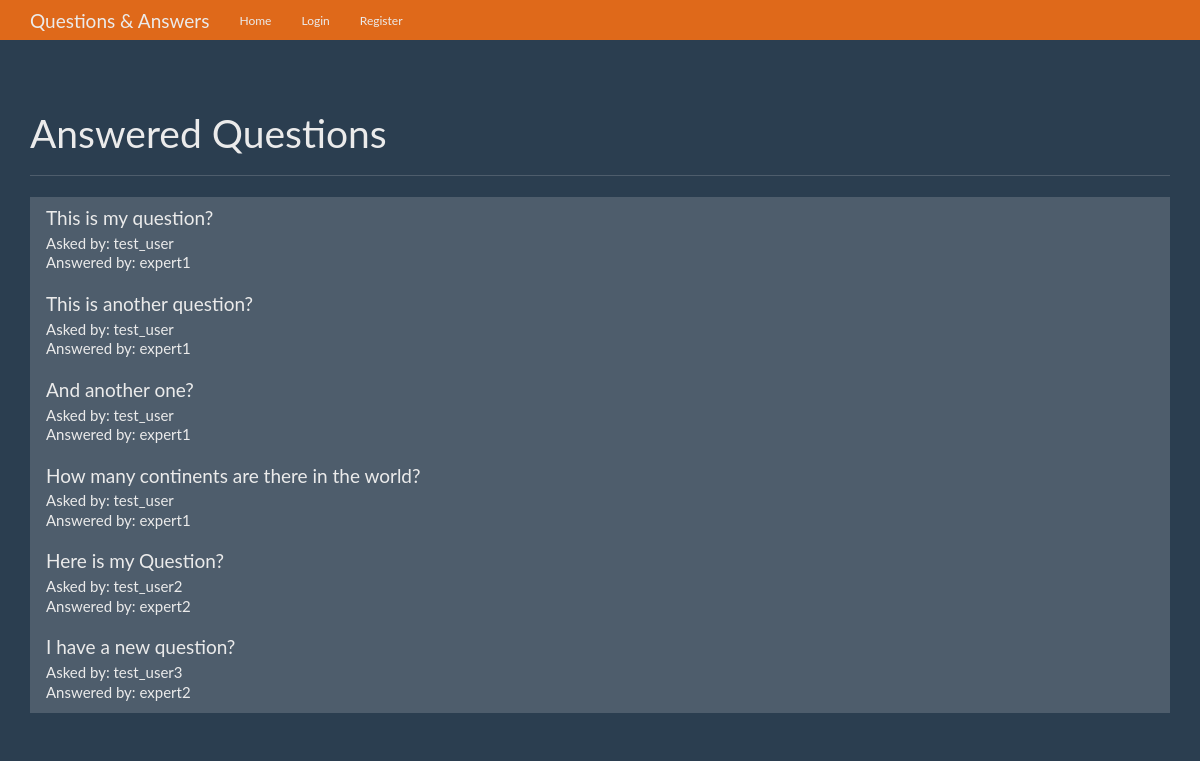
The page / on the database its author committed.
### tables this page shows
CREATE TABLE questions (
    id INTEGER PRIMARY KEY AUTOINCREMENT,
    question_text TEXT NOT NULL,
    answer_text TEXT,
    asked_by_id INTEGER NOT NULL,
    expert_id INTEGER NOT NULL
);

CREATE TABLE users (
    id INTEGER PRIMARY KEY AUTOINCREMENT,
    name TEXT NOT NULL,
    password TEXT NOT NULL,
    expert BOOLEAN NOT NULL,
    admin BOOLEAN NOT NULL
);

### app.py (the view)
@app.route('/')
def index():
    user = get_current_user()
    db = get_db()
    questions_cur = db.execute('SELECT questions.id AS question_id, questions.question_text, askers.name AS asker_name, experts.name AS expert_name FROM questions JOIN users AS askers ON askers.id = questions.asked_by_id JOIN users AS experts ON experts.id = questions.expert_id WHERE questions.answer_text IS NOT NULL')
    questions_result = questions_cur.fetchall()
    return render_template('home.html', user=user, questions=questions_result)

### app.py (called while the page is built)
def get_current_user():
    user_result = None
    if 'user' in session:
        user = session['user']
        db = get_db()
        user_query = db.execute('SELECT id, name, password, expert, admin FROM users WHERE name = ?', [user])
        user_result = user_query.fetchone()
    return user_result

### database.py (called while the page is built)
def connect_db():
    sql = sqlite3.connect('questions.db')
    sql.row_factory = sqlite3.Row
    return sql

def get_db():
    if not hasattr(g, 'sqlite_db'):
        g.sqlite_db = connect_db()
    return g.sqlite_db

### templates/home.html (shortened to what this page needs)
{% extends 'base.html' %}
{% from 'show_links.html' import show_links %}
{% block nav %}
{{ show_links(user) }}
{% endblock nav %}
{% block body %}
      <div class="page-header">
        <h1>Answered Questions</h1>
      </div>
      <div class="row">
        <div class="col-lg-12">
          <div class="list-group">
            {% for question in questions %}
            <a href="{{ url_for('question', question_id=question['question_id']) }}" class="list-group-item">
              <h4 class="list-group-item-heading">{{ question['question_text'] }}</h4>
              <p class="list-group-item-text">Asked by: {{ question['asker_name'] }}</p>
              <p class="list-group-item-text">Answered by: {{ question['expert_name'] }}</p>
            </a>
            {% endfor %}
          </div>
        </div>
      </div>
{% endblock body %}

### static/css/theme.css (style rules this page uses)
body { padding-top: 70px; padding-bottom: 30px; }

### rows shown on the page
questions: question_text "This is my question?", asker_name "test_user", expert_name "expert1"
questions: question_text "This is another question?", asker_name "test_user", expert_name "expert1"
questions: question_text "And another one?", asker_name "test_user", expert_name "expert1"
questions: question_text "How many continents are there in the world?", asker_name "test_user", expert_name "expert1"
questions: question_text "Here is my Question?", asker_name "test_user2", expert_name "expert2"
questions: question_text "I have a new question?", asker_name "test_user3", expert_name "expert2"
